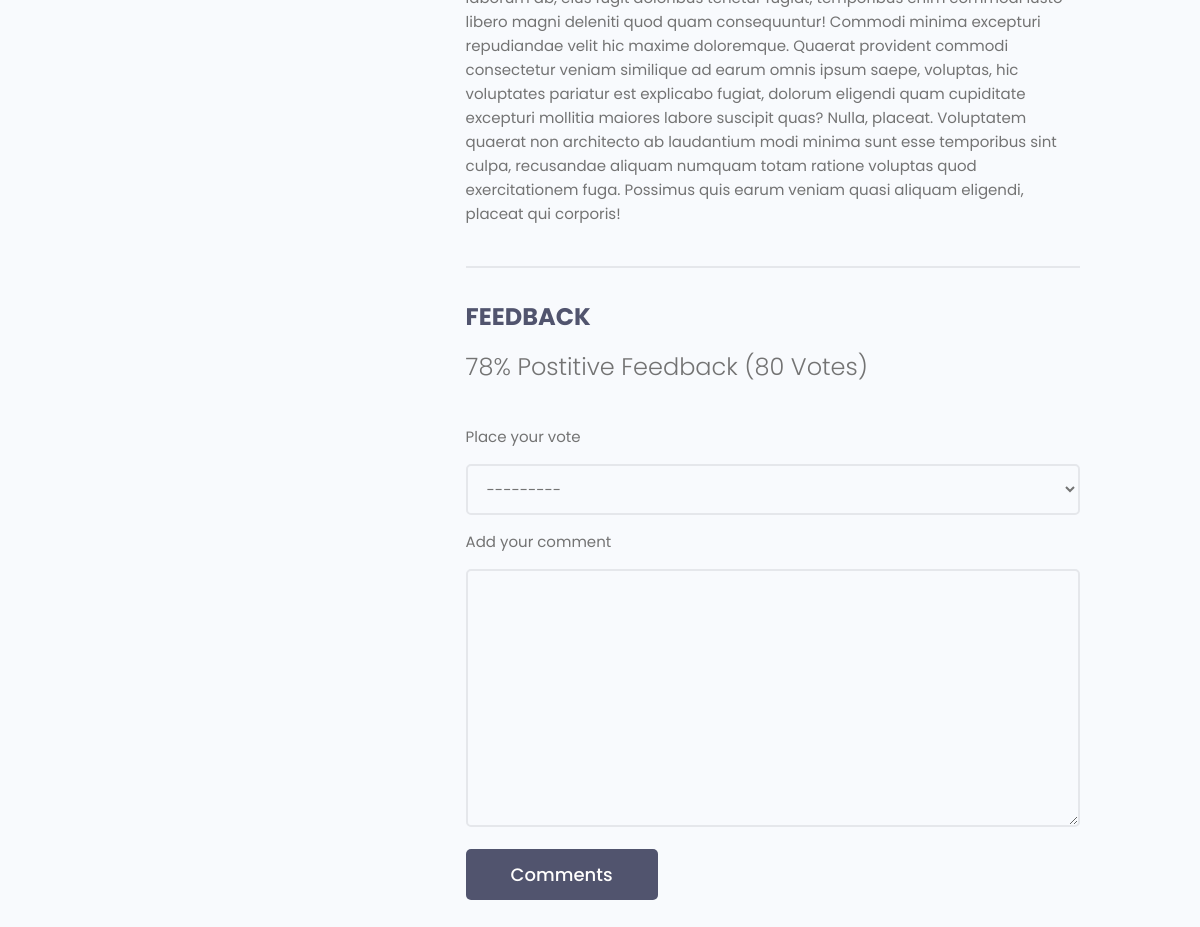
/projects/project/c75af464-cd0a-4d7d-a573-84ccc2c3c04a/ (lower part), run on an earlier commit of the app's database.
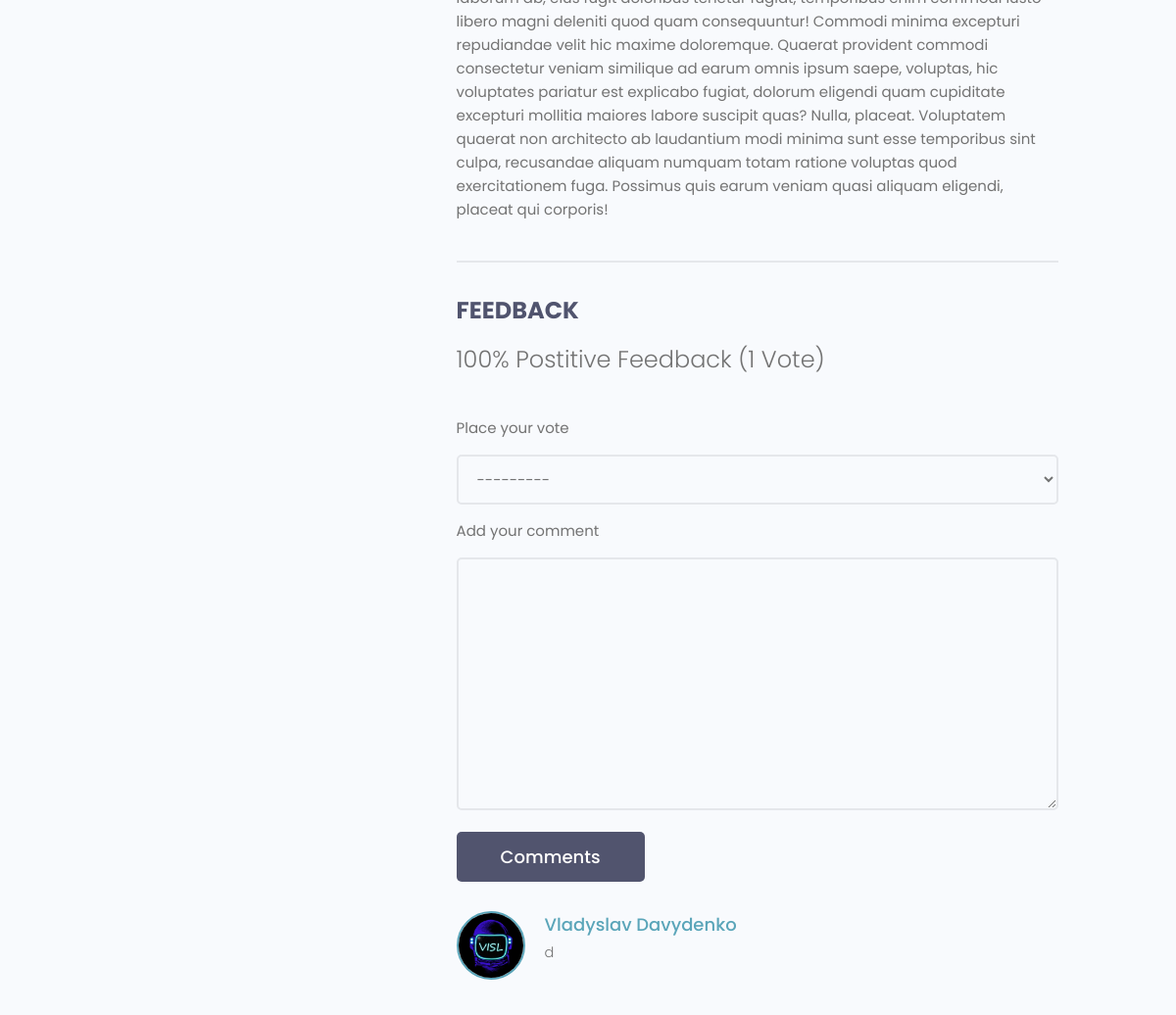
And on a later commit of the database.
### projects/models.py (models this page shows, shortened)
class Project(models.Model):
    owner = models.ForeignKey(Profile, null = True, blank=True, on_delete=models.SET_NULL)
    title = models.CharField(max_length=200)
    description = models.TextField(null=True, blank=True)
    featured_image = models.ImageField(null=True, blank=True, default="default.jpg")
    demo_link = models.CharField(max_length=2000, null=True, blank=True)
    source_link = models.CharField(max_length=2000, null=True, blank=True)
    vote_total = models.IntegerField(default=0, null=True, blank=True)
    vote_ratio = models.IntegerField(default=0, null=True, blank=True)
    tags = models.ManyToManyField('Tag', blank=True)
    created = models.DateTimeField(auto_now_add=True)
    id = models.UUIDField(default=uuid.uuid4, unique=True, primary_key=True, editable=False)
    class Meta:
        ordering=['-vote_ratio', '-vote_total', 'title']

class Review(models.Model):
    VOTE_TYPE =(
       ( "up", "Up Vote"),
        ("down", "Down Vote")
    )
    owner = models.ForeignKey(Profile, on_delete=models.CASCADE, null=True, blank=True)
    project = models.ForeignKey(Project, on_delete=models.CASCADE)
    body = models.TextField(null=True, blank=True)
    value = models.CharField(max_length=200, choices=VOTE_TYPE)
    created = models.DateTimeField(auto_now_add=True)
    id = models.UUIDField(default=uuid.uuid4, unique=True, primary_key=True, editable=False)
    class Meta:
        unique_together = [['owner', 'project']]

### users/models.py (models this page shows, shortened)
class Profile(models.Model):
    user = models.OneToOneField(User, on_delete=models.CASCADE, null=True, blank=True)
    name = models.CharField(max_length=200, blank=True, null=True)
    email = models.EmailField(max_length=500, blank=True, null=True)
    username = models.CharField(max_length=200, blank=True, null=True)
    location = models.CharField(max_length=200, blank=True, null=True)
    short_intro = models.CharField(max_length=200, blank=True, null=True)
    bio = models.TextField(blank=True, null=True)
    profile_image = models.ImageField(null = True, blank=True, upload_to='profiles/', default= 'profiles/user-default.png')
    social_github = models.CharField(max_length=200, blank=True, null=True)
    social_stackoverflow = models.CharField(max_length=200, blank=True, null=True)
    social_twitter = models.CharField(max_length=200, blank=True, null=True)
    social_linkedin = models.CharField(max_length=200, blank=True, null=True)
    social_website = models.CharField(max_length=200, blank=True, null=True)
    id = models.UUIDField(default=uuid.uuid4, unique=True, primary_key=True, editable=False)

### projects/views.py (the view, shortened to what this page needs)
# urls.py: path('project/<str:pk>/', views.project, name="single-project"),
def project(request, pk):
    projectObj = Project.objects.get(id=pk)
    form = ReviewForm()
    return render(request, "projects/single-project.html", {'project': projectObj, 'form': form})

### projects/forms.py
class ReviewForm(ModelForm):
    class Meta:
        model = Review
        fields = ['value', 'body']
        labels = {
            'value':'Place your vote',
            'body':'Add your comment',
        }
    def __init__(self, *args, **kwargs):
        super(ModelForm, self).__init__(*args, **kwargs)
        for name, field in self.fields.items():
            field.widget.attrs.update({'class': 'input'})

### projects/models.py (called while the page is built)
    def __str__(self) -> str:
        return self.name

### projects/templates/projects/single-project.html (shortened to what this page needs)
{% extends 'main.html'%}
{% block content%}
<main class="singleProject my-md">
    <div class="container">
      <div class="layout">
        <div class="column column--1of3">
        </div>
        <div class="column column--2of3">
          <div class="singleProject__info">
          </div>
          <div class="comments">
            <h3 class="singleProject__subtitle">Feedback</h3>
            <h5 class="project--rating">
              {{project.vote_ratio}}% Postitive Feedback ({{project.vote_total}} Vote{{project.vote_total|pluralize:"s"}})
            </h5>
            <form class="form" action="{% url 'single-project' project.id%}" method="POST">
              {% for field in form %}
              {{field.label}}
              <div class="form__field">
                {{field}}
                </div>
              {% endfor %}
              <input class="btn btn--sub btn--lg" type="submit" value="Comments" />
            </form>
            <div class="commentList">
              {%for review in project.review_set.all%}
              {% if review.body %}
              <div class="comment">
                <a href="{% url 'user-profile' review.owner.id %}">
                  <img class="avatar avatar--md"
                    src="{{review.owner.profile_image.url}}" alt="user" />
                </a>
                <div class="comment__details">
                  <a href="{% url 'user-profile' review.owner.id %}" class="comment__author">{{review.owner.name}}</a>
                  <p class="comment__info">{{review.body|linebreaksbr}}</p>
                </div>
              </div>
              {% endif %}
              {% endfor %}
            </div>
          </div>
        </div>
      </div>
    </div>
  </main>
{% endblock content%}

What changed in the data, as far as the page shows it:
changed Project: vote_ratio "78" → "100"; vote_total "80" → "1"
added Review: owner.profile_image (picture), owner.name "Vladyslav Davydenko", body "d"
